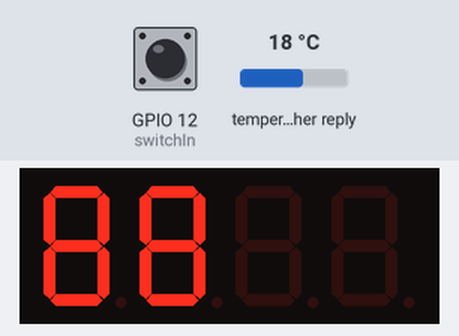
A sketch run on a simulated ESP32. Shown: 4-digit seven-segment display. Wiring (inferred from the names in the program): 4-digit 7-segment display, segments lit when LOW: segments GPIO 19, GPIO 17, GPIO 23, GPIO 22, GPIO 21, GPIO 15, GPIO 16, GPIO 18; digit selects GPIO 26, GPIO 25, GPIO 32, GPIO 33. The test bench sets the inputs (shaded band); at power-on: GPIO 12 (switchIn) LOW, temperature in the weather reply 18 °C. WiFi joins after 1.5 s; servers stay silent unless stated; the local clock reads 2024-03-15 10:24:30 at power-on unless the sketch sets it; the segment pins are drawn as the display they are named for; web services answer with replies made up by the test bench.

Above: at 0.6 s.
At 3.4 s:
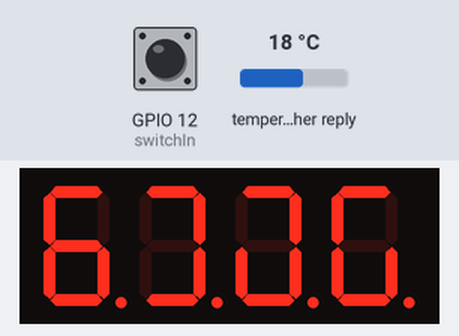
3.5 s: GPIO 12 (switchIn) pulled HIGH for 0.15 s
At 3.64 s:
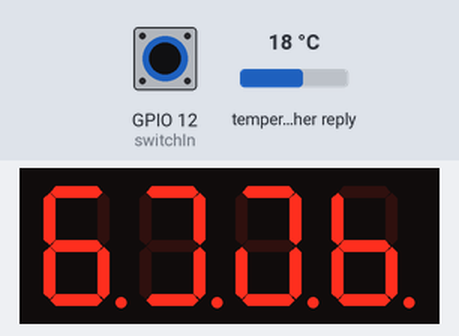
5.2 s: GPIO 12 (switchIn) pulled HIGH for 3.2 s
Timing chart, 0 to 8.2 s (numbered marks = the images above; inputs shaded):
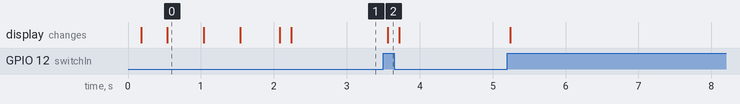

The sketch:

main.ino
```cpp
#include <WiFi.h>
#include <HTTPClient.h>
#include <ArduinoJson.h>
#include "analogWrite.h"
#include "time.h"

const char* ssid     = "";
const char* password = "";

char* ntpServer = "pool.ntp.org";
long gmtOffset_sec = -21600;
int daylightOffset_sec = 3600;

int digits[4] = {26, 25, 32, 33};
int segments[7] = {15, 16, 17, 19, 21, 22, 23};

int digit1 = 0,
    digit2 = 0;

int b = 15,
    a = 16,
    f = 17,
    dp = 18,
    g = 19,
    c = 21,
    d = 22,
    e = 23;

int switchIn = 12;

void displayNum(int n) {
  switch (n) {
    case 0:
      digitalWrite(a, HIGH);
      digitalWrite(b, HIGH);
      digitalWrite(c, HIGH);
      digitalWrite(d, HIGH);
      digitalWrite(e, HIGH);
      digitalWrite(f, HIGH);
      break;
    case 1:
      digitalWrite(f, HIGH);
      digitalWrite(e, HIGH);
      break;
    case 2:
      digitalWrite(a, HIGH);
      digitalWrite(b, HIGH);
      digitalWrite(g, HIGH);
      digitalWrite(e, HIGH);
      digitalWrite(d, HIGH);
      break;
    case 3:
      digitalWrite(a, HIGH);
      digitalWrite(b, HIGH);
      digitalWrite(g, HIGH);
      digitalWrite(c, HIGH);
      digitalWrite(d, HIGH);
      break;
    case 4:
      digitalWrite(f, HIGH);
      digitalWrite(g, HIGH);
      digitalWrite(b, HIGH);
      digitalWrite(c, HIGH);
      break;
    case 5:
      digitalWrite(a, HIGH);
      digitalWrite(f, HIGH);
      digitalWrite(g, HIGH);
      digitalWrite(c, HIGH);
      digitalWrite(d, HIGH);
      break;
    case 6:
      digitalWrite(a, HIGH);
      digitalWrite(f, HIGH);
      digitalWrite(g, HIGH);
      digitalWrite(c, HIGH);
      digitalWrite(d, HIGH);
      digitalWrite(e, HIGH);
      break;
    case 7:
      digitalWrite(a, HIGH);
      digitalWrite(b, HIGH);
      digitalWrite(c, HIGH);
      break;
    case 8:
      digitalWrite(a, HIGH);
      digitalWrite(b, HIGH);
      digitalWrite(c, HIGH);
      digitalWrite(d, HIGH);
      digitalWrite(e, HIGH);
      digitalWrite(f, HIGH);
      digitalWrite(g, HIGH);
      break;
    case 9:
      digitalWrite(a, HIGH);
      digitalWrite(b, HIGH);
      digitalWrite(c, HIGH);
      digitalWrite(f, HIGH);
      digitalWrite(g, HIGH);
      break;
  }
}

void displayChar(int charId) {
  switch(charId) {
    case 0:
      digitalWrite(a, HIGH);
      digitalWrite(b, HIGH);
      digitalWrite(g, HIGH);
      digitalWrite(f, HIGH);
    break;
    case 1:
      digitalWrite(a, HIGH);
      digitalWrite(f, HIGH);
      digitalWrite(e, HIGH);
      digitalWrite(d, HIGH);
    break;
  }
}

void clearAll() {
  for (int i = 0; i != 7; i++) {
    digitalWrite(segments[i], LOW);
  }
  for (int i = 0; i != 4; i++) {
    digitalWrite(digits[i], LOW);
  }
  digitalWrite(dp, LOW);
}

void setup() {
  Serial.begin(9600);
  for (int i = 0; i != 4; i++) {
    pinMode(digits[i], OUTPUT);
  }
  for (int i = 0; i != 7; i++) {
    pinMode(segments[i], OUTPUT);
  }
  pinMode(switchIn, INPUT);
  pinMode(dp, OUTPUT);

  WiFi.begin(ssid, password);

  while (WiFi.status() != WL_CONNECTED) {
    digitalWrite(dp, HIGH);
    for (int i = 0; i != 4; i++) {
      digitalWrite(digits[i], HIGH);
      delay(500);
    }
    clearAll();
  }
  clearAll();

  configTime(gmtOffset_sec, daylightOffset_sec, ntpServer);

  HTTPClient http;
  http.begin("http://api.weatherapi.com/v1/current.json?key=[API_KEY]&q=[CITY]");

  int statusCode = http.GET();

  if (statusCode > 0) {
    String payload = http.getString();
    DynamicJsonDocument res(1024);
    deserializeJson(res, payload);
    String temp = res["current"]["temp_c"];
    digit1 = temp[0] - '0';
    digit2 = temp[1] - '0';
  }
}

void printWeather() {
  digitalWrite(digits[0], HIGH);
  displayNum(digit1);
  digitalWrite(digits[0], LOW);
  clearAll();

  digitalWrite(digits[1], HIGH);
  displayNum(digit2);
  digitalWrite(digits[1], LOW);
  clearAll();

  digitalWrite(digits[2], HIGH);
  displayChar(0);
  digitalWrite(digits[2], LOW);
  clearAll();

  digitalWrite(digits[3], HIGH);
  displayChar(1);
  digitalWrite(digits[3], LOW);
  clearAll();
}

void printTime() {
  struct tm timeinfo;
  if (!getLocalTime(&timeinfo)) {
    Serial.println("Failed to obtain time");
    return;
  }
  char hour[3];
  char minutes[3];
  strftime(hour, 3, "%I", &timeinfo);
  strftime(minutes, 3, "%M", &timeinfo);

  int hourInt1 = hour[0] - '0',
      hourInt2 = hour[1] - '0';
  int minutesInt1 = minutes[0] - '0',
      minutesInt2 = minutes[1] - '0';

  digitalWrite(digits[0], HIGH);
  displayNum(hourInt1);
  digitalWrite(digits[0], LOW);
  clearAll();

  digitalWrite(digits[1], HIGH);
  displayNum(hourInt2);
  digitalWrite(dp, HIGH);
  digitalWrite(digits[1], LOW);
  clearAll();

  digitalWrite(digits[2], HIGH);
  displayNum(minutesInt1);
  digitalWrite(digits[2], LOW);
  clearAll();

  digitalWrite(digits[3], HIGH);
  displayNum(minutesInt2);
  digitalWrite(digits[3], LOW);
  clearAll();
}

void loop() {
  switch (digitalRead(switchIn)) {
    case HIGH:
      return printTime();
      break;
    default:
      return printWeather();
      break;
  }
}
```

Measured:
- after the input at 3.5 s, the display: changes after 0.06 s (image 2)
- what the display in image 0 shows lasts 0.5 s, from 0.5 s to 1.0 s
